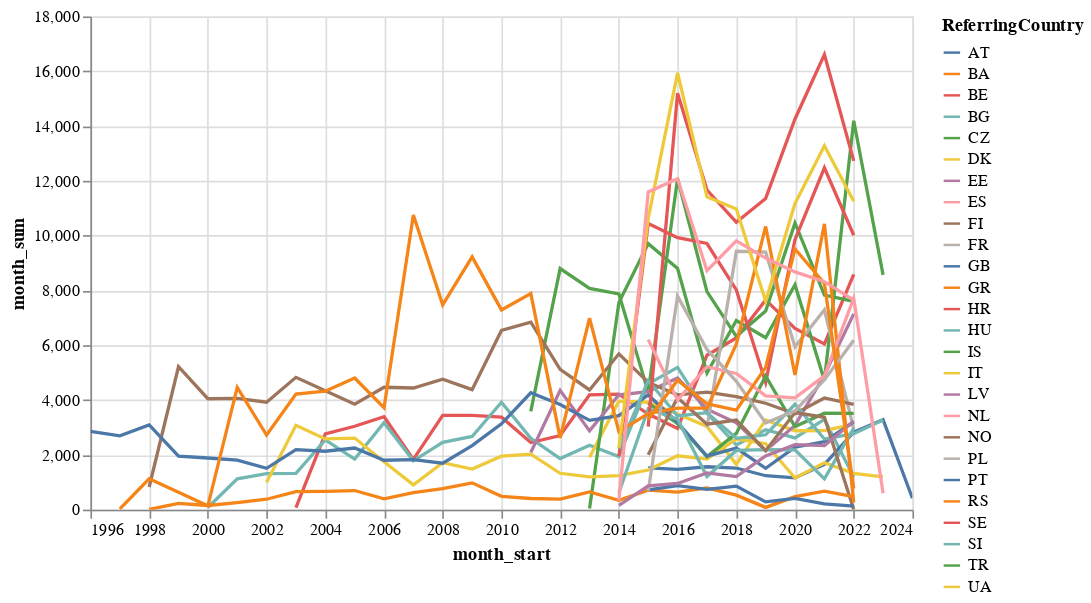

Notebook cell for this chart:
### Code cell
alt.data_transformers.disable_max_rows()

df_yearly = df.group_by("ReferringCountry", "Date").len().sort("Date", descending=False)
df_yearly = df_yearly.with_columns(
    pl.col("Date").dt.truncate("1y").alias("year_start")
)

df_yearly = df_yearly.group_by("year_start", "ReferringCountry").agg([
    pl.col("len").sum().alias("year_sum")])
df_yearly.plot.line(x="year_start", y="year_sum", color="ReferringCountry" ).properties(width=500)

### Figure 1 — Vega-Lite specification as saved in the notebook (floating-point values rounded to 4 significant figures; data arrays with more than 128 entries replaced by an {"elided": "..."} marker saying what was removed)
{"config": {"view": {"continuousWidth": 300, "continuousHeight": 300}}, "data": {"name": "data-4e862d32a5c1d4c2c49c7e419526371f"}, "mark": {"type": "line", "tooltip": true}, "encoding": {"color": {"field": "ReferringCountry", "type": "nominal"}, "x": {"field": "month_start", "type": "temporal"}, "y": {"field": "month_sum", "type": "quantitative"}}, "params": [{"name": "param_11", "select": {"type": "interval", "encodings": ["x", "y"]}, "bind": "scales"}], "width": 500, "$schema": "https://vega.github.io/schema/vega-lite/v5.20.1.json", "datasets": {"data-4e862d32a5c1d4c2c49c7e419526371f": {"elided": "341 records"}}}
